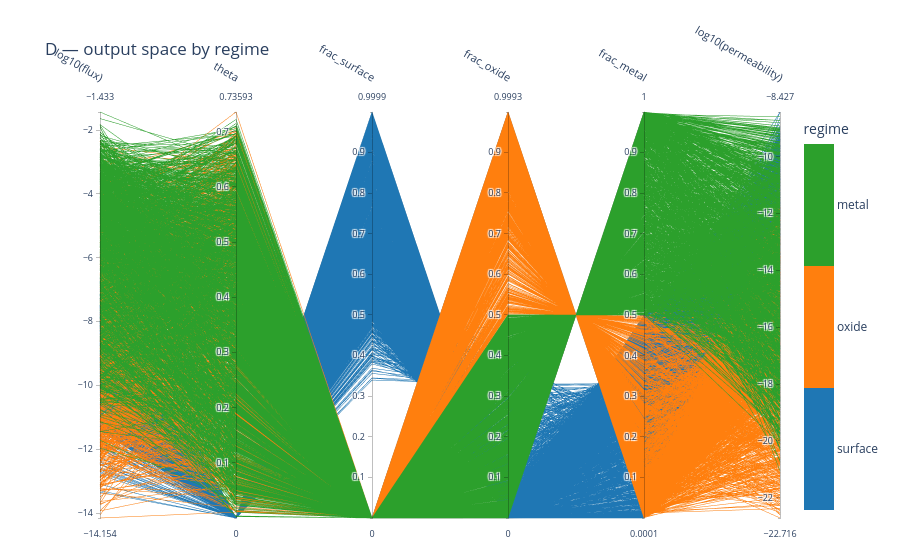

This figure's notebook cell:
### Markdown cell above
## D — output space coloured by regime

Axes = the model outputs; colour = regime. Shows how the regimes separate in *output* space
(e.g. surface regime → near-zero `theta`).

### Code cell
dimsD = ['flux', 'theta', 'frac_surface', 'frac_oxide', 'frac_metal', 'permeability']
figD = parallel_coordinates_samples(
    master, dimsD, color_by='regime', log_dims=logsub(dimsD),
    title='D — output space by regime',
    save_html=os.path.join(FIG_DIR, 'pcp_D_outputs.html'))
figD

### Figure 1 — Plotly figure (JSON) as saved in the notebook; plotly's stock layout.template omitted (floating-point values rounded to 4 significant figures; data arrays with more than 128 entries replaced by an {"elided": "..."} marker saying what was removed)
{"data": [{"dimensions": [{"label": "log10(flux)", "values": {"elided": "4508 float values"}}, {"label": "theta", "values": {"elided": "4508 float values"}}, {"label": "frac_surface", "values": {"elided": "4508 float values"}}, {"label": "frac_oxide", "values": {"elided": "4508 float values"}}, {"label": "frac_metal", "values": {"elided": "4508 float values"}}, {"label": "log10(permeability)", "values": {"elided": "4508 float values"}}], "labelangle": 30, "labelfont": {"size": 11}, "labelside": "top", "line": {"cmax": 2.5, "cmin": -0.5, "color": {"elided": "4508 float values"}, "colorbar": {"ticktext": ["surface", "oxide", "metal"], "tickvals": [0, 1, 2], "title": {"text": "regime"}}, "colorscale": [[0, "#1f77b4"], [0.3333, "#1f77b4"], [0.3333, "#ff7f0e"], [0.6667, "#ff7f0e"], [0.6667, "#2ca02c"], [1, "#2ca02c"]], "showscale": true}, "rangefont": {"size": 9}, "tickfont": {"size": 9}, "type": "parcoords"}], "layout": {"font": {"size": 12}, "margin": {"b": 40, "l": 100, "r": 120, "t": 110}, "title": {"text": "D — output space by regime"}}}
